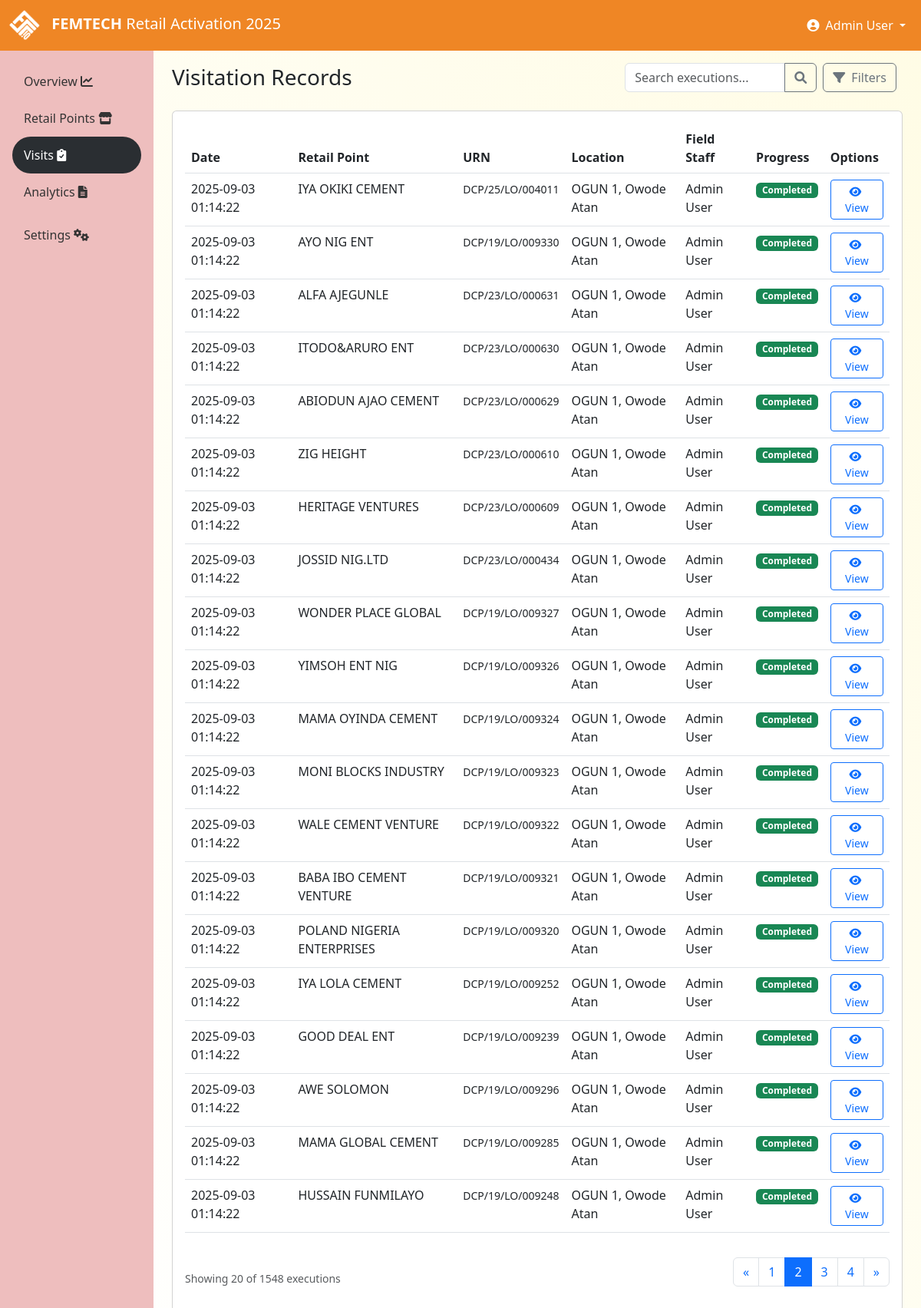
The app's page /executions?page=2&search= (signed in) with its own data.
### tables this page shows
CREATE TABLE profile (
        id INTEGER PRIMARY KEY,
        company_name TEXT NOT NULL DEFAULT 'DANGOTE',
        app_title TEXT NOT NULL DEFAULT 'POSM Retail Activation 2025',
        primary_color TEXT NOT NULL DEFAULT '#fdcc03',
        secondary_color TEXT NOT NULL DEFAULT '#f8f9fa',
        accent_color TEXT NOT NULL DEFAULT '#343a40',
        logo_path TEXT DEFAULT 'img/dangote-logo.png',
        favicon_path TEXT DEFAULT 'img/favicon.png',
        company_address TEXT,
        company_phone TEXT,
        company_email TEXT,
        company_website TEXT,
        footer_text TEXT,
        created_at TEXT DEFAULT CURRENT_TIMESTAMP,
        updated_at TEXT DEFAULT CURRENT_TIMESTAMP
    );

CREATE TABLE users (
        id INTEGER PRIMARY KEY,
        username TEXT UNIQUE,
        password TEXT,
        full_name TEXT,
        role TEXT,
        region TEXT,
        state TEXT,
        lga TEXT
    , is_active INTEGER DEFAULT 1, created_at TEXT, updated_at TEXT, last_login TEXT, failed_login_attempts INTEGER DEFAULT 0, locked_until TEXT, email TEXT, phone TEXT);

CREATE TABLE executions (
        id INTEGER PRIMARY KEY,
        outlet_id INTEGER,
        agent_id INTEGER,
        execution_date TEXT,
        before_image TEXT,
        after_image TEXT,
        latitude REAL,
        longitude REAL,
        notes TEXT,
        products_available TEXT,
        execution_score REAL,
        status TEXT, before_image_thumbnail TEXT, after_image_thumbnail TEXT, created_at TEXT, updated_at TEXT, completion_time TEXT, review_status TEXT, reviewer_id INTEGER, review_notes TEXT, gps_accuracy REAL, device_info TEXT, upload_method TEXT,
        FOREIGN KEY (outlet_id) REFERENCES outlets (id),
        FOREIGN KEY (agent_id) REFERENCES users (id)
    );

CREATE TABLE outlets (
        id INTEGER PRIMARY KEY,
        urn TEXT UNIQUE,
        outlet_name TEXT,
        customer_name TEXT,
        address TEXT,
        phone TEXT,
        outlet_type TEXT,
        local_govt TEXT,
        state TEXT,
        region TEXT
    , is_active INTEGER DEFAULT 1, created_at TEXT, updated_at TEXT);

### pykes/routes.py (the view, shortened to what this page needs)
    @app.route('/executions')
    @login_required
    def executions():
        filters = {
            'agent_id': request.args.get('agent_id'),
            'region': request.args.get('region'),
            'status': request.args.get('status'),
            'search': request.args.get('search', '')
        }
        start_date = request.args.get('start_date')
        end_date = request.args.get('end_date')
        page = request.args.get('page', 1, type=int)
        per_page = min(request.args.get('per_page', DEFAULT_PER_PAGE, type=int), MAX_PER_PAGE)
        offset = (page - 1) * per_page
        with get_db_cursor() as (conn, cursor):
            base_query = """
                SELECT e.*, o.outlet_name, o.urn, o.state, o.region, o.local_govt, u.full_name as agent_name
                FROM executions e
                JOIN outlets o ON e.outlet_id = o.id
                JOIN users u ON e.agent_id = u.id
                WHERE 1=1
            """
            count_query = """
                SELECT COUNT(*)
                FROM executions e
                JOIN outlets o ON e.outlet_id = o.id
                JOIN users u ON e.agent_id = u.id
                WHERE 1=1
            """
            params = []
            count_params = []
            user_info = get_session_user_info()
            if filters['agent_id']:
                base_query += ' AND e.agent_id = ?'
                count_query += ' AND e.agent_id = ?'
                params.append(filters['agent_id'])
                count_params.append(filters['agent_id'])
            elif user_info['role'] == 'field_agent':
                base_query += ' AND e.agent_id = ?'
                count_query += ' AND e.agent_id = ?'
                params.append(user_info['user_id'])
                count_params.append(user_info['user_id'])
            if filters['region']:
                base_query += ' AND o.region = ?'
                count_query += ' AND o.region = ?'
                params.append(filters['region'])
                count_params.append(filters['region'])
            if start_date:
                base_query += ' AND e.execution_date >= ?'
                count_query += ' AND e.execution_date >= ?'
                params.append(start_date)
                count_params.append(start_date)
            if end_date:
                base_query += ' AND e.execution_date <= ?'
                count_query += ' AND e.execution_date <= ?'
                params.append(end_date)
                count_params.append(end_date)
            cursor.execute(count_query, count_params)
            total_executions = cursor.fetchone()[0]
            base_query += ' ORDER BY e.execution_date DESC LIMIT ? OFFSET ?'
            params.extend([per_page, offset])
            cursor.execute(base_query, params)
            executions = cursor.fetchall()
        pagination = calculate_pagination(total_executions, page, per_page)
        return render_template('executions.html',
                             executions=executions,
                             page=pagination.get('current_page', page),
                             total_pages=pagination.get('total_pages'),
                             total_executions=total_executions,
                             **filters,
                             start_date=start_date,
                             end_date=end_date)

### templates/executions.html (shortened to what this page needs)
{% extends 'base.html' %}
{% block content %}
<div class="container-fluid">
    <div class="d-flex justify-content-between align-items-center mb-4">
        <h1 class="h3 mb-0">Visitation Records</h1>
        <div class="d-flex">
            <div class="input-group me-2" style="width: 250px;">
                <input type="text" class="form-control" id="searchInput" name="search"
                       placeholder="Search executions..." value="{{ search or '' }}">
                <button class="btn btn-outline-secondary" type="button" id="searchButton">
                    <i class="fas fa-search"></i>
                </button>
            </div>
            <button class="btn btn-outline-secondary me-2" type="button" data-bs-toggle="collapse" data-bs-target="#filterCollapse">
                <i class="fas fa-filter me-1"></i> Filters
            </button>
        </div>
    </div>
    <div class="card">
        <div class="card-body">
            <div class="table-responsive">
                <table class="table table-hover">
                    <thead>
                        <tr>
                            <th>Date</th>
                            <th>Retail Point</th>
                            <th>URN</th>
                            <th>Location</th>
                            <th>Field Staff</th>
                            <th>Progress</th>
                            <th>Options</th>
                        </tr>
                    </thead>
                    <tbody>
                        {% for execution in executions %}
                        <tr>
                            <td>{{ execution.execution_date }}</td>
                            <td>{{ execution.outlet_name }}</td>
                            <td><small>{{ execution.urn }}</small></td>
                            <td>{{ execution.state }}, {{ execution.local_govt }}</td>
                            <td>{{ execution.agent_name }}</td>
                            <td>
                                {% if execution.status == 'Completed' %}
                                    <span class="badge bg-success">Completed</span>
                                {% elif execution.status == 'Pending' %}
                                    <span class="badge bg-warning">Pending</span>
                                {% else %}
                                    <span class="badge bg-danger">{{ execution.status }}</span>
                                {% endif %}
                            </td>
                            <td>
                                <a href="{{ url_for('execution_detail', execution_id=execution.id) }}" class="btn btn-sm btn-outline-primary">
                                    <i class="fas fa-eye me-1"></i> View
                                </a>
                            </td>
                        </tr>
                        {% endfor %}
                    </tbody>
                </table>
            </div>
            {% if total_pages > 1 %}
            <div class="d-flex justify-content-between align-items-center mt-3">
                <div>
                    <small class="text-muted">Showing {{ executions|length }} of {{ total_executions }} executions</small>
                </div>
                <nav aria-label="Page navigation">
                    <ul class="pagination">
                        {% if page > 1 %}
                        <li class="page-item">
                            <a class="page-link" href="{{ url_for('executions', page=page-1, region=region, status=status, agent_id=agent_id, start_date=start_date, end_date=end_date, search=search) }}" aria-label="Previous">
                                <span aria-hidden="true">&laquo;</span>
                            </a>
                        </li>
                        {% else %}
                        <li class="page-item disabled">
                            <a class="page-link" href="#" aria-label="Previous">
                                <span aria-hidden="true">&laquo;</span>
                            </a>
                        </li>
                        {% endif %}
                        {% for p in range(max(1, page-2), min(total_pages+1, page+3)) %}
                        <li class="page-item {% if p == page %}active{% endif %}">
                            <a class="page-link" href="{{ url_for('executions', page=p, region=region, status=status, agent_id=agent_id, start_date=start_date, end_date=end_date, search=search) }}">{{ p }}</a>
                        </li>
                        {% endfor %}
                        {% if page < total_pages %}
                        <li class="page-item">
                            <a class="page-link" href="{{ url_for('executions', page=page+1, region=region, status=status, agent_id=agent_id, start_date=start_date, end_date=end_date, search=search) }}" aria-label="Next">
                                <span aria-hidden="true">&raquo;</span>
                            </a>
                        </li>
                        {% else %}
                        <li class="page-item disabled">
                            <a class="page-link" href="#" aria-label="Next">
                                <span aria-hidden="true">&raquo;</span>
                            </a>
                        </li>
                        {% endif %}
                    </ul>
                </nav>
            </div>
            {% endif %}
        </div>
    </div>
</div>
{% endblock %}

### templates/base.html (shortened to what this page needs)
<!DOCTYPE html>
<html lang="en">
<head>
    <link href="https://cdn.jsdelivr.net/npm/bootstrap@5.3.0-alpha1/dist/css/bootstrap.min.css" rel="stylesheet">
    <link rel="stylesheet" href="https://cdnjs.cloudflare.com/ajax/libs/font-awesome/6.0.0/css/all.min.css">
</head>
<body>
    <nav class="navbar navbar-expand-lg navbar-dark bg-primary-dangote">
        <div class="container-fluid">
            <a class="navbar-brand" href="/">
                {% if profile.logo_path %}
                    <img src="{{ url_for('static', filename=profile.logo_path) }}" alt="{{ profile.company_name }} Logo" class="login-logo">
                {% else %}
                    <img src="{{ url_for('static', filename='img/dangote-logo.png') }}" alt="{{ profile.company_name }} Logo" class="login-logo">
                {% endif %}
                <span class="logo-text">{{ profile.company_name }}</span> <span class="d-none d-md-inline">{{ profile.app_title.split('POSM')[-1].strip() if 'POSM' in profile.app_title else 'Retail Activation 2025' }}</span>
            </a>
            <div class="collapse navbar-collapse" id="navbarNav">
                <ul class="navbar-nav ms-auto">
                    {% if session.user_id %}
                    <li class="nav-item dropdown">
                        <a class="nav-link dropdown-toggle text-white" href="#" id="navbarDropdown" role="button" data-bs-toggle="dropdown">
                            <i class="fas fa-user-circle me-1"></i> {{ session.full_name }}
                        </a>
                    </li>
                    {% endif %}
                </ul>
            </div>
        </div>
    </nav>
    <div class="container-fluid">
        <div class="row">
            {% if session.user_id %}
            <div class="col-md-2 sidebar p-0 d-none d-md-block">
                <div class="d-flex flex-column p-3">
                    <ul class="nav nav-pills flex-column mb-auto">
                        <li class="nav-item">
                            <a href="{{ url_for('index') }}" class="nav-link {% if request.path == url_for('index') %}active{% endif %}">
                                Overview  <i class="fas fa-chart-line me-2"></i>
                            </a>
                        </li>
                        <li class="nav-item">
                            <a href="{{ url_for('outlets') }}" class="nav-link {% if request.path == url_for('outlets') %}active{% endif %}">
                                Retail Points  <i class="fas fa-store me-2"></i>
                            </a>
                        </li>
                        <li class="nav-item">
                            <a href="{{ url_for('executions') }}" class="nav-link {% if request.path == url_for('executions') %}active{% endif %}">
                                Visits  <i class="fas fa-clipboard-check me-2"></i>
                            </a>
                        </li>
                        <li class="nav-item">
                            <a href="{{ url_for('reports') }}" class="nav-link {% if request.path == url_for('reports') %}active{% endif %}">
                                Analytics  <i class="fas fa-file-alt me-2"></i>
                            </a>
                        </li>
                        {% if session.role == 'admin' %}
                        <li class="nav-item mt-2">
                            <a href="{{ url_for('admin.admin_dashboard') }}" class="nav-link {% if '/admin' in request.path %}active{% endif %}">
                                Settings  <i class="fas fa-cogs me-2"></i>
                            </a>
                        </li>
                        {% endif %}
                    </ul>
                </div>
            </div>
            <div class="col-md-10 pt-3 main-content">
            {% else %}
            <div class="col-12 pt-3 main-content">
            {% endif %}
                {% block content %}{% endblock %}
            </div>
        </div>
    </div>
</body>
</html>

### records on screen
profile: logo_path (picture), company_name "FEMTECH", app_title "Retail Activation 2025"
users: full_name "Admin User"
executions: execution_date "2025-09-03 01:14:22", outlet_name "IYA OKIKI CEMENT", urn "DCP/25/LO/004011", state "OGUN 1", local_govt "Owode Atan", agent_name "Admin User", status "Completed"
executions: execution_date "2025-09-03 01:14:22", outlet_name "AYO NIG ENT", urn "DCP/19/LO/009330", state "OGUN 1", local_govt "Owode Atan", agent_name "Admin User", status "Completed"
executions: execution_date "2025-09-03 01:14:22", outlet_name "ALFA AJEGUNLE", urn "DCP/23/LO/000631", state "OGUN 1", local_govt "Owode Atan", agent_name "Admin User", status "Completed"
executions: execution_date "2025-09-03 01:14:22", outlet_name "ITODO&ARURO ENT", urn "DCP/23/LO/000630", state "OGUN 1", local_govt "Owode Atan", agent_name "Admin User", status "Completed"
executions: execution_date "2025-09-03 01:14:22", outlet_name "ABIODUN AJAO CEMENT", urn "DCP/23/LO/000629", state "OGUN 1", local_govt "Owode Atan", agent_name "Admin User", status "Completed"
executions: execution_date "2025-09-03 01:14:22", outlet_name "ZIG HEIGHT", urn "DCP/23/LO/000610", state "OGUN 1", local_govt "Owode Atan", agent_name "Admin User", status "Completed"
executions: execution_date "2025-09-03 01:14:22", outlet_name "HERITAGE VENTURES", urn "DCP/23/LO/000609", state "OGUN 1", local_govt "Owode Atan", agent_name "Admin User", status "Completed"
executions: execution_date "2025-09-03 01:14:22", outlet_name "JOSSID NIG.LTD", urn "DCP/23/LO/000434", state "OGUN 1", local_govt "Owode Atan", agent_name "Admin User", status "Completed"
executions: execution_date "2025-09-03 01:14:22", outlet_name "WONDER PLACE GLOBAL", urn "DCP/19/LO/009327", state "OGUN 1", local_govt "Owode Atan", agent_name "Admin User", status "Completed"
executions: execution_date "2025-09-03 01:14:22", outlet_name "YIMSOH ENT NIG", urn "DCP/19/LO/009326", state "OGUN 1", local_govt "Owode Atan", agent_name "Admin User", status "Completed"
executions: execution_date "2025-09-03 01:14:22", outlet_name "MAMA OYINDA CEMENT", urn "DCP/19/LO/009324", state "OGUN 1", local_govt "Owode Atan", agent_name "Admin User", status "Completed"
executions: execution_date "2025-09-03 01:14:22", outlet_name "MONI BLOCKS INDUSTRY", urn "DCP/19/LO/009323", state "OGUN 1", local_govt "Owode Atan", agent_name "Admin User", status "Completed"
executions: execution_date "2025-09-03 01:14:22", outlet_name "WALE CEMENT VENTURE", urn "DCP/19/LO/009322", state "OGUN 1", local_govt "Owode Atan", agent_name "Admin User", status "Completed"
executions: execution_date "2025-09-03 01:14:22", outlet_name "BABA IBO CEMENT VENTURE", urn "DCP/19/LO/009321", state "OGUN 1", local_govt "Owode Atan", agent_name "Admin User", status "Completed"
executions: execution_date "2025-09-03 01:14:22", outlet_name "POLAND NIGERIA ENTERPRISES", urn "DCP/19/LO/009320", state "OGUN 1", local_govt "Owode Atan", agent_name "Admin User", status "Completed"
executions: execution_date "2025-09-03 01:14:22", outlet_name "IYA LOLA CEMENT", urn "DCP/19/LO/009252", state "OGUN 1", local_govt "Owode Atan", agent_name "Admin User", status "Completed"
executions: execution_date "2025-09-03 01:14:22", outlet_name "GOOD DEAL ENT", urn "DCP/19/LO/009239", state "OGUN 1", local_govt "Owode Atan", agent_name "Admin User", status "Completed"
executions: execution_date "2025-09-03 01:14:22", outlet_name "AWE SOLOMON", urn "DCP/19/LO/009296", state "OGUN 1", local_govt "Owode Atan", agent_name "Admin User", status "Completed"
executions: execution_date "2025-09-03 01:14:22", outlet_name "MAMA GLOBAL CEMENT", urn "DCP/19/LO/009285", state "OGUN 1", local_govt "Owode Atan", agent_name "Admin User", status "Completed"
executions: execution_date "2025-09-03 01:14:22", outlet_name "HUSSAIN FUNMILAYO", urn "DCP/19/LO/009248", state "OGUN 1", local_govt "Owode Atan", agent_name "Admin User", status "Completed"

### other values on screen
{{ executions|length }} "20"
{{ total_executions }} "1548"
{{ p }} "1" "2" "3" "4"
